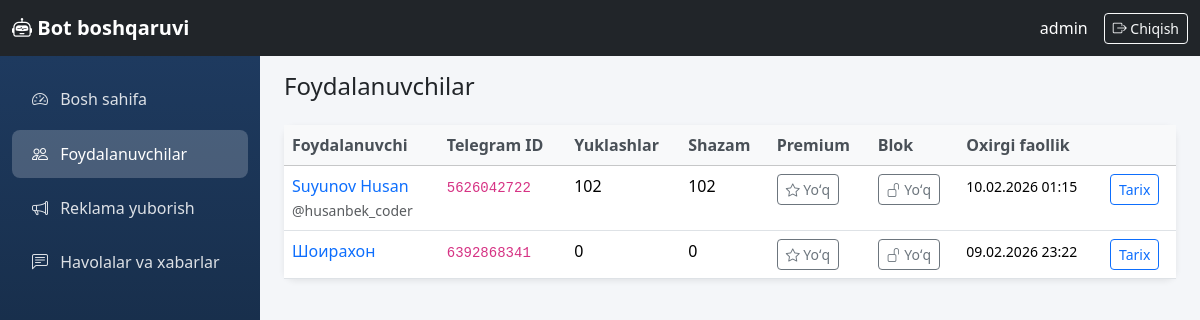
Page /boshqaruv/foydalanuvchilar/ (signed in) on the earlier database version.
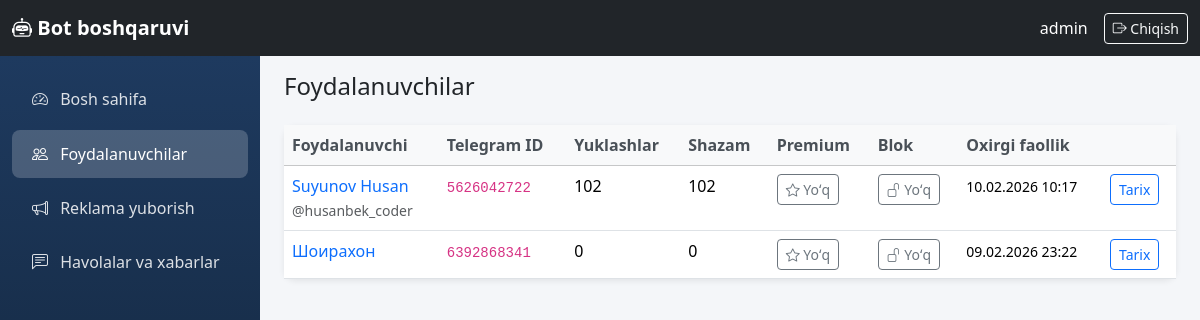
Same page on the later database version.
### core/models.py (models this page shows, shortened)
class TelegramUser(models.Model):
    telegram_id = models.BigIntegerField(unique=True, verbose_name='Telegram ID')
    username = models.CharField(max_length=255, blank=True, null=True, verbose_name='Username')
    first_name = models.CharField(max_length=255, verbose_name='Ism')
    last_name = models.CharField(max_length=255, blank=True, null=True, verbose_name='Familiya')
    created_at = models.DateTimeField(auto_now_add=True, verbose_name='Ro\'yxatdan o\'tgan vaqt')
    last_active = models.DateTimeField(auto_now=True, verbose_name='Oxirgi faollik')
    download_count = models.PositiveIntegerField(default=0, verbose_name='Yuklashlar soni')
    is_premium = models.BooleanField(default=False, verbose_name='Premium')
    is_banned = models.BooleanField(default=False, verbose_name='Bloklangan')
    class Meta:
        verbose_name = 'Foydalanuvchi'
        verbose_name_plural = 'Foydalanuvchilar'
        ordering = ['-last_active']

### dashboard/views.py (the view)
# urls.py: path('boshqaruv/foydalanuvchilar/', views.users_view, name='users'),
@login_required(login_url='dashboard:login')
def users_view(request):
    users = TelegramUser.objects.annotate(
        downloads_count=Count('downloads'),
        shazam_count=Count('shazam_logs'),
    ).order_by('-last_active')
    return render(request, 'dashboard/users.html', {'users': users})

### templates/dashboard/users.html (shortened to what this page needs)
{% extends 'dashboard/base.html' %}
{% block content %}
<h1 class="h4 mb-4">Foydalanuvchilar</h1>
<div class="card">
    <div class="card-body p-0">
        <div class="table-responsive">
            <table class="table table-hover mb-0">
                <thead class="table-light">
                    <tr>
                        <th>Foydalanuvchi</th>
                        <th>Telegram ID</th>
                        <th>Yuklashlar</th>
                        <th>Shazam</th>
                        <th>Premium</th>
                        <th>Blok</th>
                        <th>Oxirgi faollik</th>
                        <th></th>
                    </tr>
                </thead>
                <tbody>
                    {% for u in users %}
                    <tr>
                        <td>
                            <a href="{% url 'dashboard:user_detail' u.pk %}" class="text-decoration-none fw-medium">{{ u.first_name }} {{ u.last_name|default:"" }}</a>
                            {% if u.username %}<br><small class="text-muted">@{{ u.username }}</small>{% endif %}
                        </td>
                        <td><code>{{ u.telegram_id }}</code></td>
                        <td>{{ u.downloads_count }}</td>
                        <td>{{ u.shazam_count }}</td>
                        <td>
                            <button type="button" class="btn btn-sm {% if u.is_premium %}btn-warning{% else %}btn-outline-secondary{% endif %} btn-action user-premium" data-pk="{{ u.pk }}" data-premium="{{ u.is_premium|yesno:'1,0' }}">
                                {% if u.is_premium %}<i class="bi bi-star-fill"></i> Premium{% else %}<i class="bi bi-star"></i> Yoʻq{% endif %}
                            </button>
                        </td>
                        <td>
                            <button type="button" class="btn btn-sm {% if u.is_banned %}btn-danger{% else %}btn-outline-secondary{% endif %} btn-action user-ban" data-pk="{{ u.pk }}" data-banned="{{ u.is_banned|yesno:'1,0' }}">
                                {% if u.is_banned %}<i class="bi bi-lock-fill"></i> Blok{% else %}<i class="bi bi-unlock"></i> Yoʻq{% endif %}
                            </button>
                        </td>
                        <td><small>{{ u.last_active|date:"d.m.Y H:i" }}</small></td>
                        <td>
                            <a href="{% url 'dashboard:user_detail' u.pk %}" class="btn btn-sm btn-outline-primary">Tarix</a>
                        </td>
                    </tr>
                    {% empty %}
                    <tr><td colspan="8" class="text-center text-muted py-4">Foydalanuvchilar yoʻq</td></tr>
                    {% endfor %}
                </tbody>
            </table>
        </div>
    </div>
</div>
{% endblock %}

Differences in the rows shown:
changed TelegramUser "Suyunov Husan": last_active "10.02.2026 01:15" → "10.02.2026 10:17"
